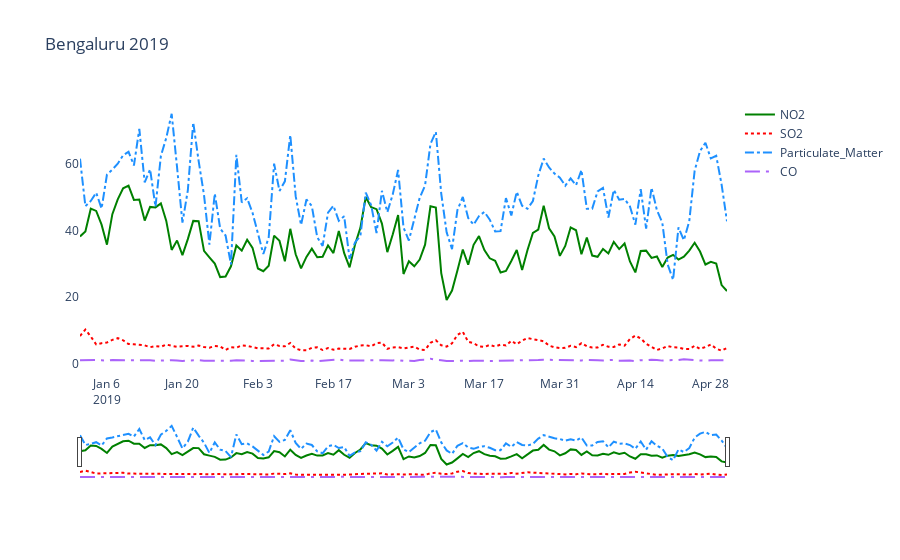
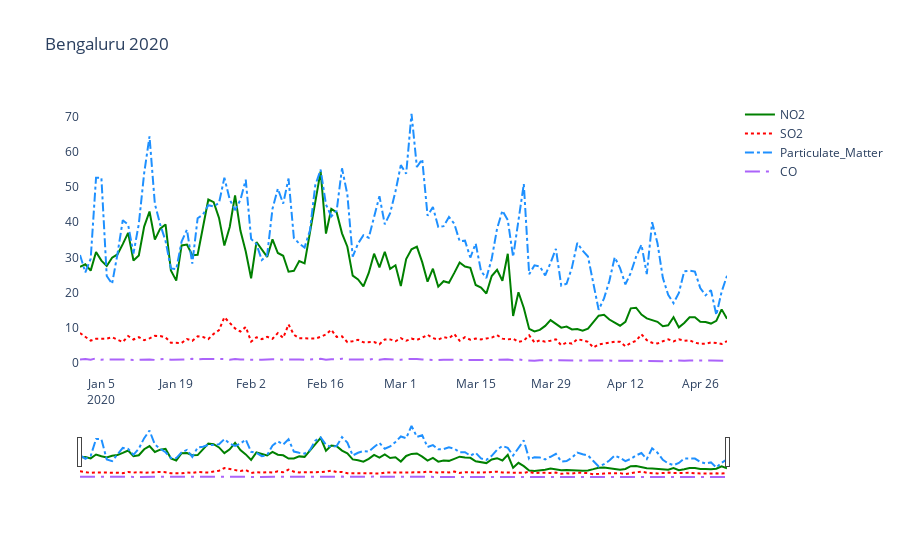

Here is the notebook cell these charts were saved with, in order:
### Markdown cell above
> Range Slider

There is a Time slider in the above graph. A range slider allows users to pan and zoom the X-axis while maintaining an overview of the chart.

### Code cell
pollution_comparison('Bengaluru')
